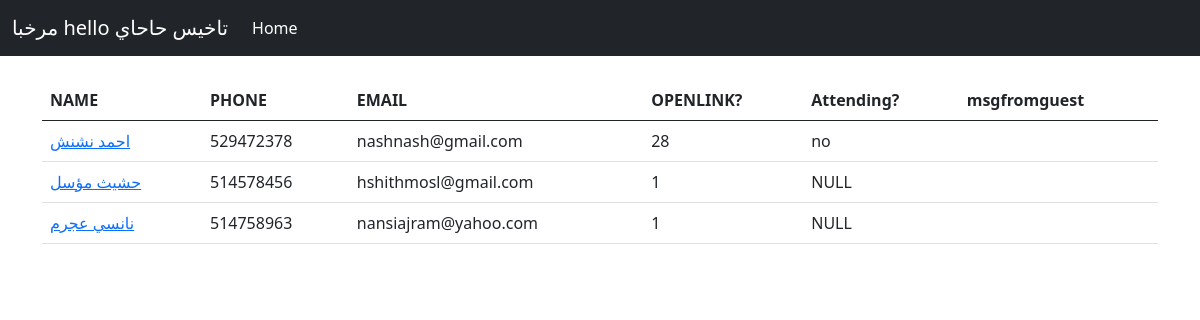
The page /php/guestlist.php?id=takhishahay123 on the database its author committed.
### tables this page shows
CREATE TABLE `clientlist` (
  `id` int(128) NOT NULL,
  `fullname` varchar(255) NOT NULL,
  `email` varchar(255) NOT NULL,
  `phone` int(128) NOT NULL,
  `weddingdate` datetime NOT NULL,
  `slug` varchar(255) NOT NULL,
  `invitetxt` longtext NOT NULL,
  `inviteimg` longblob DEFAULT NULL
);

CREATE TABLE `takhishahay123` (
  `id` int(11) NOT NULL,
  `fullname` varchar(255) NOT NULL,
  `phone` int(128) NOT NULL,
  `email` varchar(255) NOT NULL,
  `clientslug` varchar(255) NOT NULL,
  `slug` varchar(255) NOT NULL,
  `visitcount` int(128) NOT NULL DEFAULT 0,
  `fullurl` mediumtext NOT NULL,
  `apitxt` mediumtext NOT NULL,
  `attendance` tinyint(1) DEFAULT NULL,
  `msgfromguest` mediumtext DEFAULT NULL
);

### php/guestlist.php (the view, shortened to what this page needs)
<!doctype html>
<html lang="en">
  <head>
    <link href="https://cdn.jsdelivr.net/npm/bootstrap@5.0.2/dist/css/bootstrap.min.css" rel="stylesheet">
  </head>
  <body>
    <nav class="navbar navbar-expand-lg navbar-dark bg-dark">
      <div class="container-fluid">
        <a class="navbar-brand" href="index.php">مرخبا hello  <?php $DB=$_GET['id'];
include "connection.php";
$sqltee = "select * from clientlist WHERE slug='$DB'";
    $resulttee = $conn->query($sqltee);
$row=$resulttee->fetch_assoc();
echo "$row[fullname]" ;
          ?> </a>
        <div class="collapse navbar-collapse" id="navbarNav">
          <ul class="navbar-nav">
            <li class="nav-item">
              <a class="nav-link active" aria-current="page" href="index.php">Home</a>
            </li>
          </ul>
        </div>
      </div>
    </nav>
    <div class="container my-4">
    <table class="table table-sortable">
    <thead>
      <tr>
        <th>NAME</th>
        <th>PHONE</th>
        <th>EMAIL</th>
        <th>OPENLINK?</th>
        <th>Attending?</th>
        <th>msgfromguest</th>
      </tr>
    </thead>
    <tbody>
    <?php
      if(isset($_GET['id'])){
        include "connection.php";
        $sql = "select * from $DB";
        $result = $conn->query($sql);
        while($row=$result->fetch_assoc()){
          $attendancee=$row["attendance"];
          $printmsg="NULL";
          if($attendancee==1)
          $printmsg="yes";
        else if($attendancee== b'0')
        $printmsg= "no";
          echo "
      <tr>
        <td><a href= '../home.php?guest={$row['slug']}&client={$row['clientslug']}'>$row[fullname]</a></td>
        <td>$row[phone]</td>
        <td>$row[email]</td>
        <td>$row[visitcount]</td>
        <td>$printmsg</td>
        <td>$row[msgfromguest]</td>
      </tr>
      ";
    }
    }
    ?>
    </tbody>
  </table>
      </div>
  </body>
</html>

### rows shown on the page
clientlist: fullname "تاخيس حاحاي"
takhishahay123: fullname "احمد نشنش", phone "529472378", email "nashnash@gmail.com", visitcount "28", attendance "no"
takhishahay123: fullname "حشيث مؤسل", phone "514578456", email "hshithmosl@gmail.com", visitcount "1", printmsg "NULL"
takhishahay123: fullname "نانسي عجرم", phone "514758963", email "nansiajram@yahoo.com", visitcount "1", printmsg "NULL"
